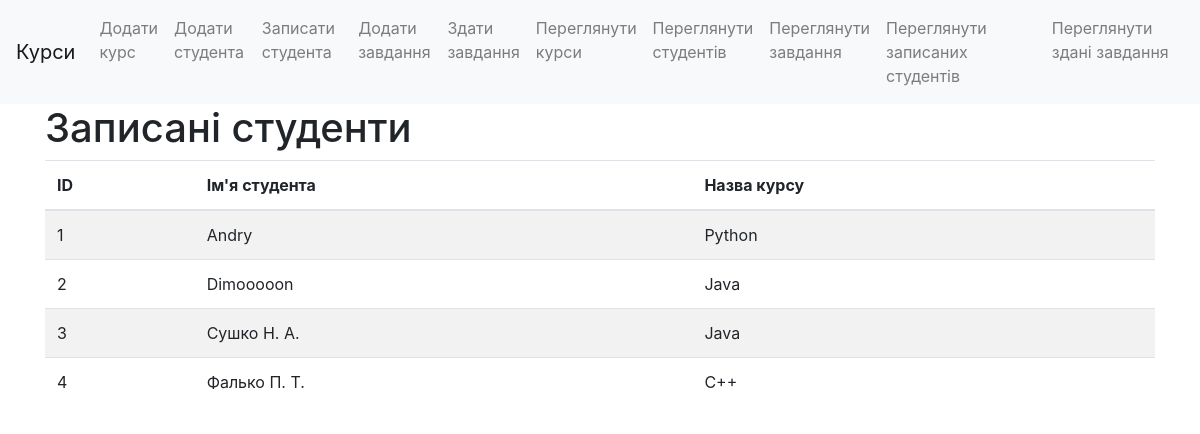
The app's page /view_enrollments with its own data.
### tables this page shows
CREATE TABLE enrollments (
            id INTEGER PRIMARY KEY,
            student_id INTEGER NOT NULL,
            course_id INTEGER NOT NULL,
            FOREIGN KEY (student_id) REFERENCES students (id),
            FOREIGN KEY (course_id) REFERENCES courses (id)
        );

CREATE TABLE students (
            id INTEGER PRIMARY KEY,
            name TEXT NOT NULL
        );

CREATE TABLE courses (
            id INTEGER PRIMARY KEY,
            name TEXT NOT NULL,
            description TEXT,
            teacher TEXT NOT NULL
        );

### app.py (the view)
@app.route('/view_enrollments')
def view_enrollments():
    enrollments = db.fetch_enrollments()
    return render_template('view_enrollments.html', enrollments=enrollments)

### db.py (called while the page is built)
def fetch_enrollments():
    conn = sqlite3.connect('database.db')
    cursor = conn.cursor()
    cursor.execute('''
        SELECT enrollments.id, students.name, courses.name FROM enrollments
        JOIN students ON enrollments.student_id = students.id
        JOIN courses ON enrollments.course_id = courses.id
    ''')
    enrollments = cursor.fetchall()
    conn.close()
    return enrollments

### templates/view_enrollments.html (shortened to what this page needs)
{% extends "base.html" %}
{% block content %}
<h1>Записані студенти</h1>
<table class="table table-striped">
    <thead>
        <tr>
            <th>ID</th>
            <th>Ім'я студента</th>
            <th>Назва курсу</th>
        </tr>
    </thead>
    <tbody>
        {% for enrollment in enrollments %}
        <tr>
            <td>{{ enrollment[0] }}</td>
            <td>{{ enrollment[1] }}</td>
            <td>{{ enrollment[2] }}</td>
        </tr>
        {% endfor %}
    </tbody>
</table>
{% endblock %}

### records on screen
enrollments: id "1", name "Andry", name "Python"
enrollments: id "2", name "Dimooooon", name "Java"
enrollments: id "3", name "Сушко Н. А.", name "Java"
enrollments: id "4", name "Фалько П. Т.", name "С++"
